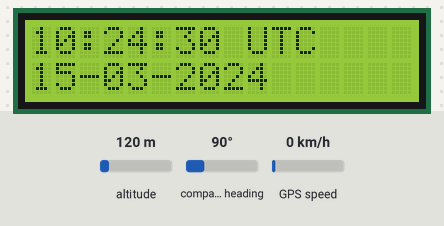
A sketch run on a simulated Arduino Uno, built with avr-gcc and run on an emulated ATmega328P. On the bench: 16×2 character LCD. The test bench sets the inputs (shaded band); at power-on: altitude 120 m, compass heading 90°, GPS speed 0 km/h. The GPS gets a fix after 3 s at 37.7749, -122.4194 with 8 satellites; what the sketch prints to the serial monitor is not drawn.

Above: at 0.1 s.
At 4.2 s:
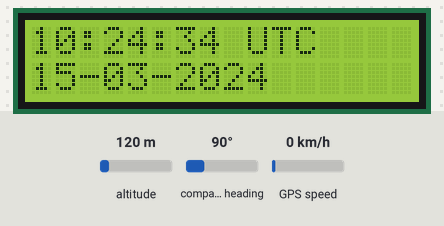
At 9.2 s:
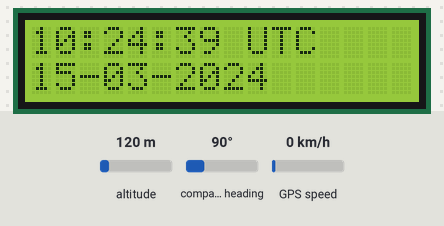
At 19.2 s:
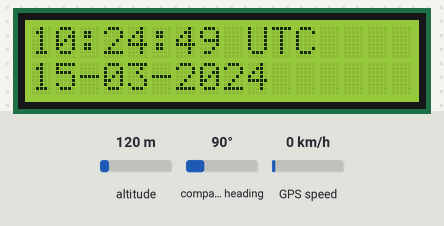
At 28.2 s:
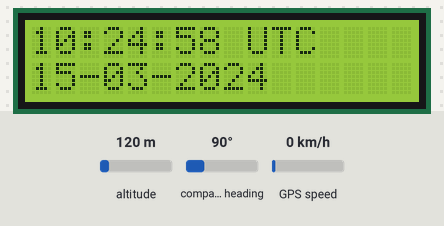
At 38.2 s:
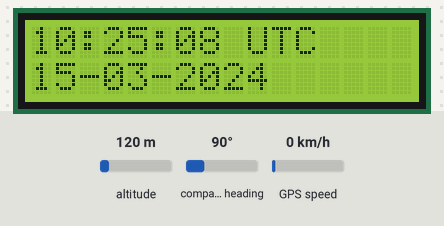

Measured:
- what the display in image 1 shows lasts 1.0 s, from 4.1 s to 5.1 s

The sketch:

gpsclock.ino
```cpp
#include <LiquidCrystal.h>
#include <TimeLib.h>
#include "TinyGPS++.h"
#include "SoftwareSerial.h"

// GPS from left to right:
//  PPS, RXD, TXD, GND, VCC

// GPS: TXD=2, RXD=3
SoftwareSerial serial_connection(2, 3);
TinyGPSPlus gps;
LiquidCrystal lcd(8, 9, 4, 5, 6, 7);

static bool kDebug = false;

static const int kTimeNotSet = 0;
static const int kTimeNeedsSync = 1;
static const int kTimeDateInvalid = 2;
static const int kTimeValid = 3;

static const unsigned long kSyncIntervalMS = 2 * 60 * 1000UL;

static int displayTimeStatus = kTimeNotSet;

static unsigned long prevMillis = 0;

void helloWorldLCD() {
  lcd.begin(16, 2);
  lcd.print("Starting...");
}

void printPaddedTimeVal(int timeVal) {
  if (timeVal < 10) {
    lcd.print("0");
    lcd.print(timeVal);
  } else {
    lcd.print(timeVal);
  }
}

// Sets the clock and returns the display time status.
int syncGPSTime() {
  tmElements_t tm;
  if (gps.time.value() == 0 || gps.time.age() > 2000) {
    if (kDebug) {
      Serial.print("\nBAD gps.time.value or gps.time.age: ");
      Serial.println(gps.time.value());
      Serial.println(gps.time.age());
    }
    return kTimeNeedsSync;
  }

  int status = kTimeValid;
  int set_year;
  int set_month;
  int set_day;
  if (gps.date.year() > 2000) {
    set_year = gps.date.year();
    set_month = gps.date.month();
    set_day = gps.date.day();
  } else {
    // Date from gps is incorrect, use whatever the current date is
    // (could be the epoch if it's never been set).
    time_t t = now();
    set_year = year(t);
    set_month = month(t);
    set_day = day(t);

    status = kTimeDateInvalid;
  }

  setTime(gps.time.hour(), gps.time.minute(), gps.time.second(),
          set_day, set_month, set_year);
  return status;
}

time_t prevDisplay = 0;

void displayTime() {
  if (displayTimeStatus == kTimeNotSet) {
    return;
  }

  time_t t = now();
  if (t != prevDisplay) {
    prevDisplay = t;

    // Print the time.
    lcd.setCursor(0, 0);
    printPaddedTimeVal(hour(t));
    lcd.print(":");
    printPaddedTimeVal(minute(t));
    lcd.print(":");
    printPaddedTimeVal(second(t));
    lcd.print(" UTC");

    lcd.setCursor(0, 1);
    if (displayTimeStatus == kTimeDateInvalid) {
      // Remove the printed date.
      lcd.print("          ");
    } else {
      // Print the date.
      printPaddedTimeVal(day(t));
      lcd.print("-");
      printPaddedTimeVal(month(t));
      lcd.print("-");
      lcd.print(year(t));
    }
  }

  lcd.setCursor(14, 1);
  if (displayTimeStatus == kTimeNeedsSync) {
    lcd.print("N");
  } else {
    lcd.print(" ");
  }

}

// Sets the time and updates displayTimeStatus.
void setTime() {
  if (!gps.time.isUpdated() || !gps.date.isUpdated()) {
    return;
  }

  if (displayTimeStatus == kTimeValid &&
      (millis() - prevMillis) < kSyncIntervalMS) {
    return;
  }


  Serial.println("Syncing GPS time.");
  displayTimeStatus = syncGPSTime();
  if (displayTimeStatus == kTimeNeedsSync) {
    return;
  }

  // status == kTimeValid || kTimeDateInvalid
  prevMillis = millis();
}

void debugTime() {
  Serial.print("\n");
  Serial.print(gps.time.hour());
  Serial.print(gps.time.minute());
  Serial.print(gps.time.second());
  Serial.print("\n");
}

void setup() {
  // put your setup code here, to run once:
  helloWorldLCD();


  Serial.begin(9600);
  serial_connection.begin(9600);
  Serial.println("GPS Start");
}

void loop() {
  // Premature optimization: have two versions of this loop, one for
  // debug and one for prod, so there isn't an `if` statement in the
  // middle of a hot loop.
  if (kDebug) {
    while(serial_connection.available()) {
      char c = serial_connection.read();
      Serial.write(c);
      gps.encode(c);
    }
  } else {
    while(serial_connection.available()) {
      gps.encode(serial_connection.read());
    }
  }

  setTime();
  displayTime();
}
```
